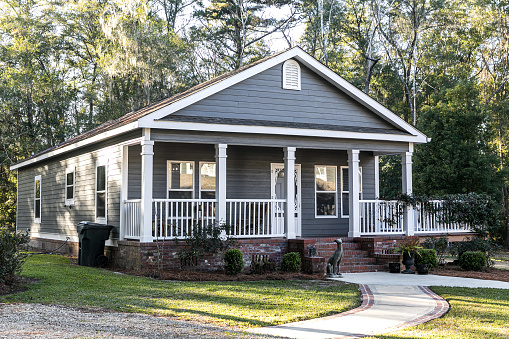
#> input picture house.jpg, 509 x 339 px, found by its file name
$ jupyter execute Task_imgtosketch.ipynb   (shell and % lines are left out)
#> lines starting #> are read from the running program, lines starting #| are printed output that depends on the picture
[cell 1]
import cv2

[cell 2]
#get the image location and the image file name.
img_loc="C:/Users/dayaaasaagar/"
filename = 'house.jpg'

[cell 3]
#read the image
img = cv2.imread(img_loc+filename)
#> img is the input picture: shape (339, 509, 3); mean B, G, R 116.2, 127.4, 124.6

[cell 4]
print(img.shape)
#| (339, 509, 3)

[cell 5]
#show the image
image=cv2.imshow('orginal image', img)
image
cv2.waitKey(0)

[cell 6]
import matplotlib.pyplot as plt
img_rgb = cv2.cvtColor(img, cv2.COLOR_BGR2RGB)
plt.imshow(img_rgb)

[cell 7]
#convert the image to gray scale
gray_image= cv2.cvtColor(img, cv2.COLOR_BGR2GRAY)
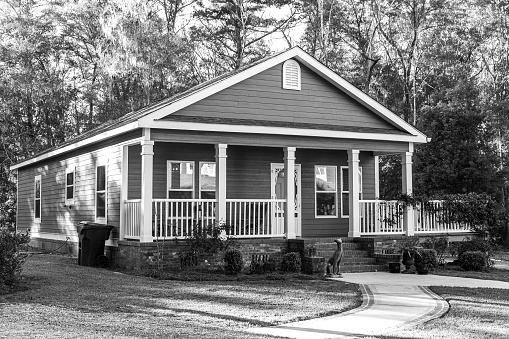
#> gray_image: shape (339, 509); min 0, max 255, mean 125.3
plt.imshow(gray_image)

[cell 8]
#show the gray image
cv2.imshow('orginal Image',img)
cv2.imshow('new image', gray_image)
cv2.waitKey(0)

[cell 9]
#invert the image
invert_gray_theme= 255 - gray_image
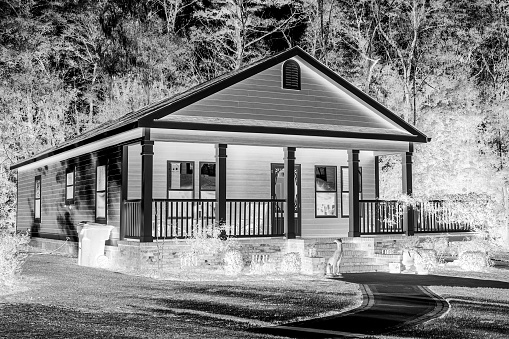
#> invert_gray_theme: shape (339, 509); min 0, max 255, mean 129.7
plt.imshow(invert_gray_theme)

[cell 10]
#show the inverted gray image
cv2.imshow('orginal Image',img)
cv2.imshow('new image', invert_gray_theme)
cv2.waitKey(0)

[cell 11]
#blur the image by gaussian function
blur_im= cv2.GaussianBlur(invert_gray_theme, (21,21), 0)
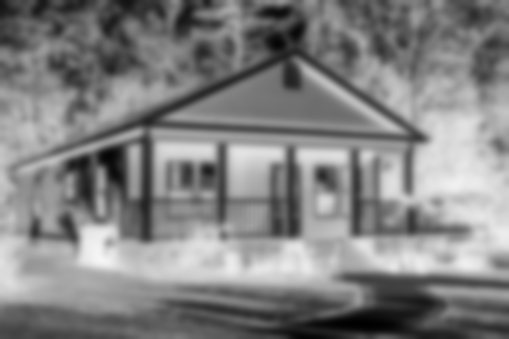
#> blur_im: shape (339, 509); min 1, max 245, mean 129.7
plt.imshow(blur_im)

[cell 12]
#show the blurred image
cv2.imshow('orginal Image',img)
cv2.imshow('new image', blur_im)
cv2.waitKey(0)

[cell 13]
#invert the blurred image
inverted_blur_image= 255 - blur_im
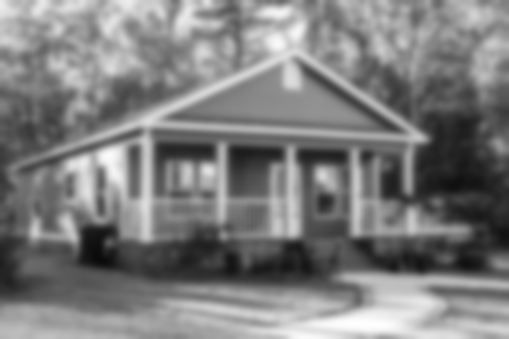
#> inverted_blur_image: shape (339, 509); min 10, max 254, mean 125.3
plt.imshow(inverted_blur_image)

[cell 14]
cv2.imshow('orginal Image',img)
cv2.imshow('new image', inverted_blur_image)
cv2.waitKey(0)

[cell 15]
#create the pencil sketch
sketch = cv2.divide(gray_image , inverted_blur_image, scale= 256.0)
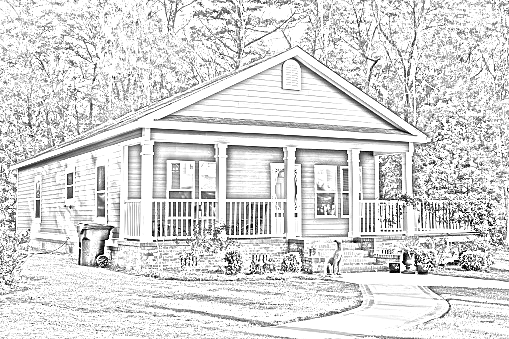
#> sketch: shape (339, 509); min 0, max 255, mean 216.4
plt.imshow(sketch)
